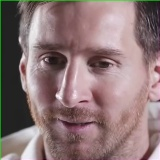
#> input picture Data/FotosBeken/imagen_10.jpg, 160 x 160 px, given in place of Messi2.mp4, which was not available
$ python run.py
#> lines starting #> are read from the running program, lines starting #| are printed output that depends on the picture; pictures that were not available may be replaced by others from this repository, and a replacement may not be noted
import cv2 as cv
import os
#import imutils

modelo="Resultado" #Nombre de la carpeta donde se guardan las fotos (Datos de entrada).
ruta1="Data" #Ruta donde se creara la carpeta.
rutacompleta= ruta1 + "/"+ modelo
if not os.path.exists(rutacompleta):
	os.makedirs(rutacompleta)

#camara=cv.VideoCapture(0)
camara = cv.VideoCapture('./Data/Messi2.mp4')

ruido=cv.CascadeClassifier("./Ruido/data/haarcascades/haarcascade_frontalface_default.xml")
id=0

while True:
	respuesta, captura=camara.read()
#> captura is the input picture: shape (160, 160, 3); mean B, G, R 117.9, 117.8, 140.5
	if respuesta==False:
		break

    #captura=imutils.resize(captura,width=640)

	grises=cv.cvtColor(captura, cv.COLOR_BGR2GRAY)
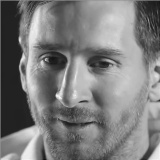
#> grises: shape (160, 160); min 16, max 248, mean 124.6

    #idcaptura=captura.copy()

	cara=ruido.detectMultiScale(grises,1.3,5)
#> cara = ()
	for(x,y,e1,e2) in cara:
		cv.rectangle(captura, (x,y), (x+e1, y+e2), (0, 255, 0), 2)
		#Esta líneas de código generan 350 foto del personaje a reconocer y las etiqueta con un número y extensión .JPG
		rostrocapturado=captura[y:y+e2, x:x+e1]
		rostrocapturado=cv.resize(rostrocapturado, (160,160),interpolation=cv.INTER_CUBIC)
		cv.imwrite(rutacompleta+"/imagen_{}.jpg".format(id), rostrocapturado)
		id=id+1
#> this loop made 0 passes
#> after the loop, id = 0

	cv.imshow("Imagen Rostro", captura)

	if id==351: #Este if detiene la creación de imágenes al llegar a la imagen 350.JPG y cierra el programa.
		break
camara.release()
cv.destroyAllWindows()

$ run again, on Data/FotosBeken/imagen_101.jpg
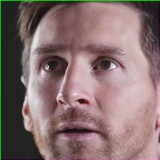
#> input picture Data/FotosBeken/imagen_101.jpg, 160 x 160 px, given in place of Messi2.mp4, which was not available
#> captura is the input picture: shape (160, 160, 3); mean B, G, R 111.7, 111.8, 134
#> `grises=cv.cvtColor(captura, cv.COLOR_BGR2GRAY)`:
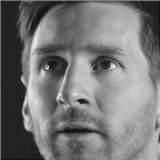
#> grises: shape (160, 160); min 10, max 253, mean 118.5
#> cara = ()
#> after the loop `for(x,y,e1,e2) in cara:`: id = 0
